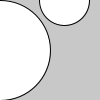
Frame 1 (no input)
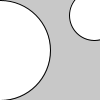
Frame 60 (the mouse pressed at the canvas centre just before this capture)
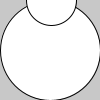
Frame 120 (the mouse held since frame 60 and released just before this capture)

The Processing sketch that drew these frames (run headless with seeded random() and noise(); from frame 60 on, the mouse is pressed at the canvas centre):

// Processing sketch: bombAndroid
// ── bombAndroid.pde
//68-010126-1042-1
//A1_Bomb

//global variables

int x = int(random(0,width)); //random position of x
int y = 0;
int stage = 10;
int count = 0;

//setup canvas

void setup(){
    size(width,height);
}

//draw player

void draw_player(int x,int y){
    ellipse(x,y,100,100);
}

//draw enemy object

void draw_bomb(int x, int y){
    //global variables
    // x : for position of the bomb to make the bomb appear in random location
    // y : for position of the bomb to make the bomb fall 
    ellipse(x,y,50,50);
}

//calculate distance between two position

float cal_distance(int x1,int y1,int x2,int y2){
    //global variables
    // x and y of the bomb
    // posx and posy of player
    int diffx=abs(x1-x2);
    int diffy=abs(y1-y2);
    return sqrt((diffx*diffx)+(diffy*diffy)); //return distance
}

//draw score

void draw_score(int score){
  //global variable
  //count : count score for each bomb player had dodge
  int i = 0;
  int x = 10;
  while (i<score){
    line(x,20,x,40);
    x+=10;
    i+=1;
  }
}

//main game

void draw(){
    background(200);
    
    //local variables
    int posx = mouseX; 
    int posy = height-50;
    
    draw_score(count);       //draw score for each bomb player had dodge
    draw_player(posx, posy); //draw player
    draw_bomb(x, y);         //draw bomb to fall from random position
    y = y + stage;           //make the bomb fall faster for each one player dodge
    
    if(y > height){          //when bomb fall to the bottom
        count+=1;
        x = int(random(0,width)); //random position for the bomb
        if(stage < 100){      //make the bomb fall faster
            stage+=5;
        }
        y = 0;               //reset the bomb to the top
    }
    
    if (cal_distance(posx,posy,x,y) <= 75){ //if player touch bomb
        count-=1;            //reduce score
        stage-=5;            //reduce bomb's falls speed
        
        if (count < 0){      //score can't reduce to below zero
            count = 0;
        }
        
        if (stage < 5){      //stage can't reduce to below 2
            stage = 5;
        }
        
        x = int(random(0,width));  //random x position for bomb when spawn new bomb
        y = 0;               //reset bomb y position to the top
    }
}
